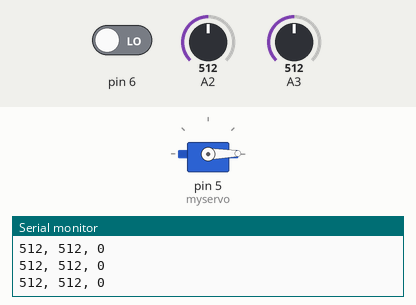
Simulated run of this sketch. Board: Arduino Uno, built with avr-gcc and run on an emulated ATmega328P. On the bench: servo, the last lines printed to the serial monitor. The test bench sets the inputs (shaded band); at power-on: A2 = 512, pin 6 LOW, A3 = 512.

Above: at 1.2 s.
1.3 s: A2 set to 0
At 2.5 s:
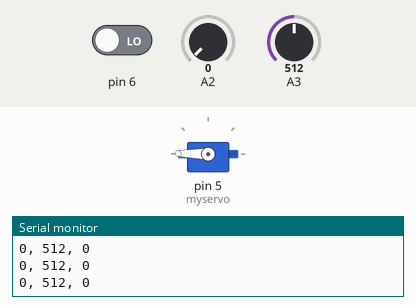
2.8 s: A2 set to 8
At 3.7 s:
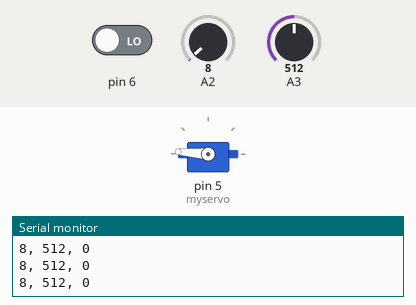
5.8 s: A2 set to 11
At 7.0 s:
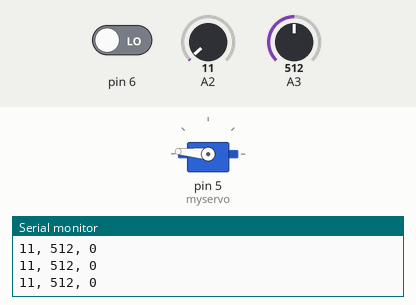
7.3 s: A2 set to 122
At 8.2 s:
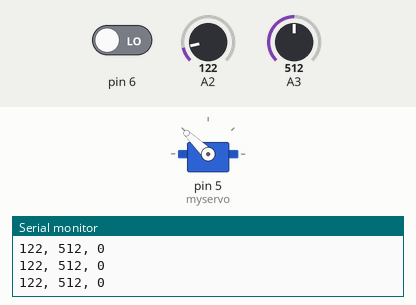
8.8 s: A2 set to 306
At 9.4 s:
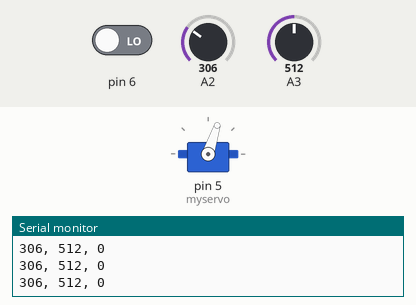
10.3 s: A2 set to 511
At 11.8 s:
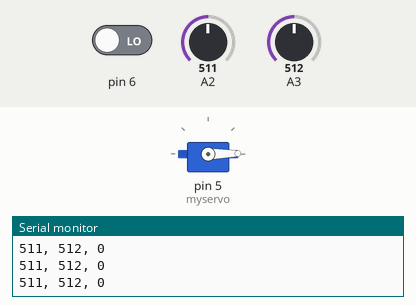
Timing chart, 0 to 12.8 s (numbered marks = the images above; inputs shaded):
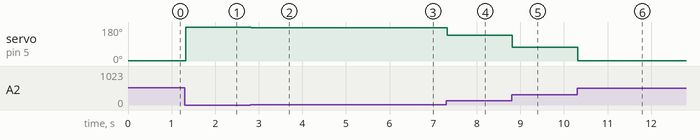

Measured:
- after the input at 1.3 s, servo on pin 5 (myservo): 1° → 179° at once
- after the input at 2.8 s, servo on pin 5 (myservo): 179° → 176° at once
- after the input at 5.8 s, servo on pin 5 (myservo): 176° → 175° at once
- after the input at 7.3 s, servo on pin 5 (myservo): 175° → 136° at once
- after the input at 8.8 s, servo on pin 5 (myservo): 136° → 72° at once
- after the input at 10.3 s, servo on pin 5 (myservo): 72° → 1° at once

The sketch:

_34_Joistick_ServorMoter.ino
```cpp
#include<Servo.h>
Servo myservo;

//int Direction = 12;
//int PWMA = 3; //속도어 PORT

void setup() {
  // put your setup code here, to run once:
  Serial.begin(9600);

  pinMode(A2, INPUT);
  pinMode(A3, INPUT);
  pinMode(6, INPUT);

  //pinMode(Direction, OUTPUT);
  //pinMode(PWMA, OUTPUT);

  myservo.attach(5);
}

void loop() {
  // put your main code here, to run repeatedly:
  int a2 = analogRead(A2);
  int a3 = analogRead(A3);
  int d7 = digitalRead(6);

  Serial.print(a2);
  Serial.print(", ");
  Serial.print(a3);
  Serial.print(", ");
  Serial.println(d7);

  if(a2 >= 515 && a2 <= 525){
    //digitalWrite(Direction, HIGH);
    //analogWrite(PWMA, 0);

    myservo.write(map(a2, 0, 1023, 0 ,179));
  }
  else if(a2 < 515){
    //digitalWrite(Direction, LOW);
    myservo.write(map(a2, 515, 0, 0 ,179));
  }
  else if(a2 > 525){
    //digitalWrite(Direction, HIGH);
    myservo.write(map(a2, 525, 1023, 0 ,179));
  }


//  if(a3 >= 515 && a3 <= 525){
//    //digitalWrite(Direction, HIGH);
//    analogWrite(PWMA, 0);
//  }
//  else if(a3 < 515){
//    digitalWrite(Direction, LOW);
//    analogWrite(PWMA, map(a3, 515, 0, 0 ,255));
//  }
//  else if(a3 > 525){
//    digitalWrite(Direction, HIGH);
//    analogWrite(PWMA, map(a3, 525, 1023, 0 ,255));
//  }
//

}
```
